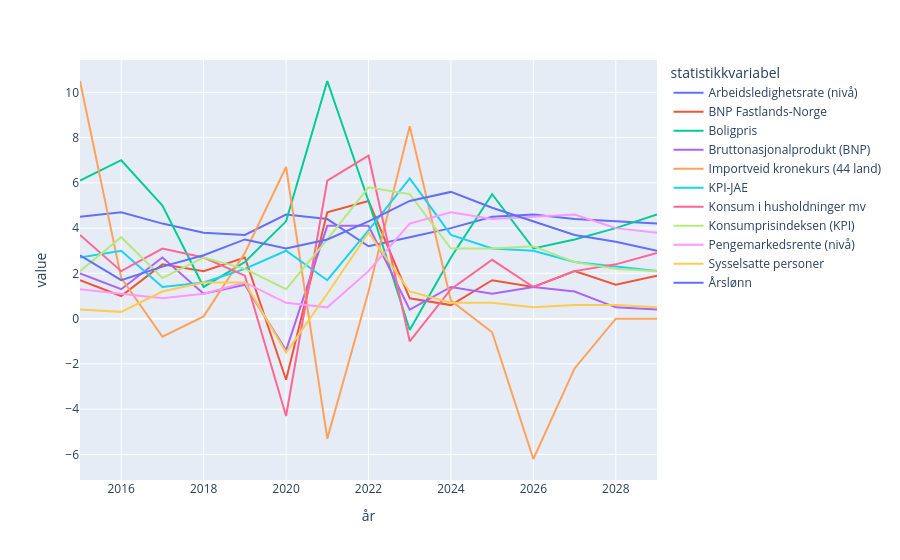

Write notebook code for a chart like this one.
### Code cell
fig2.show()

### Figure 1 — Plotly figure (JSON) as saved in the notebook; plotly's stock layout.template omitted (floating-point values rounded to 4 significant figures)
{"data": [{"hovertemplate": "statistikkvariabel=Arbeidsledighetsrate (nivå)<br>år=%{x}<br>value=%{y}<extra></extra>", "legendgroup": "Arbeidsledighetsrate (nivå)", "line": {"color": "#636efa", "dash": "solid"}, "marker": {"symbol": "circle"}, "mode": "lines", "name": "Arbeidsledighetsrate (nivå)", "orientation": "v", "showlegend": true, "type": "scatter", "x": [2015, 2016, 2017, 2018, 2019, 2020, 2021, 2022, 2023, 2024, 2025, 2026, 2027, 2028, 2029], "xaxis": "x", "y": [4.5, 4.7, 4.2, 3.8, 3.7, 4.6, 4.4, 3.2, 3.6, 4.0, 4.5, 4.6, 4.4, 4.3, 4.2], "yaxis": "y"}, {"hovertemplate": "statistikkvariabel=BNP Fastlands-Norge<br>år=%{x}<br>value=%{y}<extra></extra>", "legendgroup": "BNP Fastlands-Norge", "line": {"color": "#EF553B", "dash": "solid"}, "marker": {"symbol": "circle"}, "mode": "lines", "name": "BNP Fastlands-Norge", "orientation": "v", "showlegend": true, "type": "scatter", "x": [2015, 2016, 2017, 2018, 2019, 2020, 2021, 2022, 2023, 2024, 2025, 2026, 2027, 2028, 2029], "xaxis": "x", "y": [1.7, 1.0, 2.4, 2.1, 2.7, -2.7, 4.7, 5.2, 0.9, 0.6, 1.7, 1.4, 2.1, 1.5, 1.9], "yaxis": "y"}, {"hovertemplate": "statistikkvariabel=Boligpris<br>år=%{x}<br>value=%{y}<extra></extra>", "legendgroup": "Boligpris", "line": {"color": "#00cc96", "dash": "solid"}, "marker": {"symbol": "circle"}, "mode": "lines", "name": "Boligpris", "orientation": "v", "showlegend": true, "type": "scatter", "x": [2015, 2016, 2017, 2018, 2019, 2020, 2021, 2022, 2023, 2024, 2025, 2026, 2027, 2028, 2029], "xaxis": "x", "y": [6.1, 7.0, 5.0, 1.4, 2.5, 4.3, 10.5, 5.2, -0.5, 2.7, 5.5, 3.1, 3.5, 4.0, 4.6], "yaxis": "y"}, {"hovertemplate": "statistikkvariabel=Bruttonasjonalprodukt (BNP)<br>år=%{x}<br>value=%{y}<extra></extra>", "legendgroup": "Bruttonasjonalprodukt (BNP)", "line": {"color": "#ab63fa", "dash": "solid"}, "marker": {"symbol": "circle"}, "mode": "lines", "name": "Bruttonasjonalprodukt (BNP)", "orientation": "v", "showlegend": true, "type": "scatter", "x": [2015, 2016, 2017, 2018, 2019, 2020, 2021, 2022, 2023, 2024, 2025, 2026, 2027, 2028, 2029], "xaxis": "x", "y": [2.0, 1.3, 2.7, 1.1, 1.5, -1.4, 4.1, 4.1, 0.4, 1.4, 1.1, 1.4, 1.2, 0.5, 0.4], "yaxis": "y"}, {"hovertemplate": "statistikkvariabel=Importveid kronekurs (44 land)<br>år=%{x}<br>value=%{y}<extra></extra>", "legendgroup": "Importveid kronekurs (44 land)", "line": {"color": "#FFA15A", "dash": "solid"}, "marker": {"symbol": "circle"}, "mode": "lines", "name": "Importveid kronekurs (44 land)", "orientation": "v", "showlegend": true, "type": "scatter", "x": [2015, 2016, 2017, 2018, 2019, 2020, 2021, 2022, 2023, 2024, 2025, 2026, 2027, 2028, 2029], "xaxis": "x", "y": [10.5, 1.8, -0.8, 0.1, 2.9, 6.7, -5.3, 1.2, 8.5, 0.8, -0.6, -6.2, -2.2, 0.0, 0.0], "yaxis": "y"}, {"hovertemplate": "statistikkvariabel=KPI-JAE<br>år=%{x}<br>value=%{y}<extra></extra>", "legendgroup": "KPI-JAE", "line": {"color": "#19d3f3", "dash": "solid"}, "marker": {"symbol": "circle"}, "mode": "lines", "name": "KPI-JAE", "orientation": "v", "showlegend": true, "type": "scatter", "x": [2015, 2016, 2017, 2018, 2019, 2020, 2021, 2022, 2023, 2024, 2025, 2026, 2027, 2028, 2029], "xaxis": "x", "y": [2.7, 3.0, 1.4, 1.6, 2.2, 3.0, 1.7, 3.9, 6.2, 3.7, 3.1, 3.0, 2.5, 2.3, 2.1], "yaxis": "y"}, {"hovertemplate": "statistikkvariabel=Konsum i husholdninger mv<br>år=%{x}<br>value=%{y}<extra></extra>", "legendgroup": "Konsum i husholdninger mv", "line": {"color": "#FF6692", "dash": "solid"}, "marker": {"symbol": "circle"}, "mode": "lines", "name": "Konsum i husholdninger mv", "orientation": "v", "showlegend": true, "type": "scatter", "x": [2015, 2016, 2017, 2018, 2019, 2020, 2021, 2022, 2023, 2024, 2025, 2026, 2027, 2028, 2029], "xaxis": "x", "y": [3.7, 2.1, 3.1, 2.7, 1.9, -4.3, 6.1, 7.2, -1.0, 1.3, 2.6, 1.4, 2.1, 2.4, 2.9], "yaxis": "y"}, {"hovertemplate": "statistikkvariabel=Konsumprisindeksen (KPI)<br>år=%{x}<br>value=%{y}<extra></extra>", "legendgroup": "Konsumprisindeksen (KPI)", "line": {"color": "#B6E880", "dash": "solid"}, "marker": {"symbol": "circle"}, "mode": "lines", "name": "Konsumprisindeksen (KPI)", "orientation": "v", "showlegend": true, "type": "scatter", "x": [2015, 2016, 2017, 2018, 2019, 2020, 2021, 2022, 2023, 2024, 2025, 2026, 2027, 2028, 2029], "xaxis": "x", "y": [2.1, 3.6, 1.8, 2.7, 2.2, 1.3, 3.5, 5.8, 5.5, 3.1, 3.1, 3.2, 2.5, 2.2, 2.1], "yaxis": "y"}, {"hovertemplate": "statistikkvariabel=Pengemarkedsrente (nivå)<br>år=%{x}<br>value=%{y}<extra></extra>", "legendgroup": "Pengemarkedsrente (nivå)", "line": {"color": "#FF97FF", "dash": "solid"}, "marker": {"symbol": "circle"}, "mode": "lines", "name": "Pengemarkedsrente (nivå)", "orientation": "v", "showlegend": true, "type": "scatter", "x": [2015, 2016, 2017, 2018, 2019, 2020, 2021, 2022, 2023, 2024, 2025, 2026, 2027, 2028, 2029], "xaxis": "x", "y": [1.3, 1.1, 0.9, 1.1, 1.6, 0.7, 0.5, 2.1, 4.2, 4.7, 4.4, 4.5, 4.6, 4.0, 3.8], "yaxis": "y"}, {"hovertemplate": "statistikkvariabel=Sysselsatte personer<br>år=%{x}<br>value=%{y}<extra></extra>", "legendgroup": "Sysselsatte personer", "line": {"color": "#FECB52", "dash": "solid"}, "marker": {"symbol": "circle"}, "mode": "lines", "name": "Sysselsatte personer", "orientation": "v", "showlegend": true, "type": "scatter", "x": [2015, 2016, 2017, 2018, 2019, 2020, 2021, 2022, 2023, 2024, 2025, 2026, 2027, 2028, 2029], "xaxis": "x", "y": [0.4, 0.3, 1.2, 1.6, 1.6, -1.5, 1.1, 3.8, 1.2, 0.7, 0.7, 0.5, 0.6, 0.6, 0.5], "yaxis": "y"}, {"hovertemplate": "statistikkvariabel=Årslønn<br>år=%{x}<br>value=%{y}<extra></extra>", "legendgroup": "Årslønn", "line": {"color": "#636efa", "dash": "solid"}, "marker": {"symbol": "circle"}, "mode": "lines", "name": "Årslønn", "orientation": "v", "showlegend": true, "type": "scatter", "x": [2015, 2016, 2017, 2018, 2019, 2020, 2021, 2022, 2023, 2024, 2025, 2026, 2027, 2028, 2029], "xaxis": "x", "y": [2.8, 1.7, 2.3, 2.8, 3.5, 3.1, 3.5, 4.3, 5.2, 5.6, 4.9, 4.3, 3.7, 3.4, 3.0], "yaxis": "y"}], "layout": {"legend": {"title": {"text": "statistikkvariabel"}, "tracegroupgap": 0}, "margin": {"t": 60}, "xaxis": {"anchor": "y", "domain": [0, 1], "title": {"text": "år"}}, "yaxis": {"anchor": "x", "domain": [0, 1], "title": {"text": "value"}}}}
